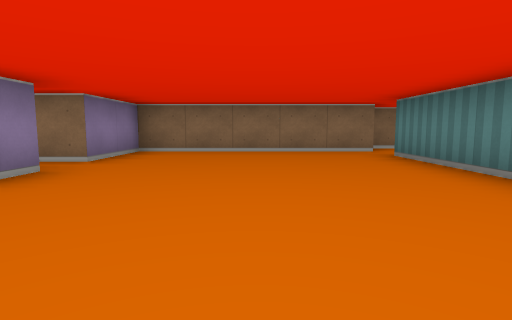
View 1 (above)

16 first-person views from a walk through a cub3D level. The camera is about half as high as the walls, tilts 6° down and sees 80° across. The floor is counted in squares. Each view is taken from the middle of a square. On the plan, view 1 faces up. The plan holds only what a view shows up to about 9 squares ahead; the rest is blank.

View 2
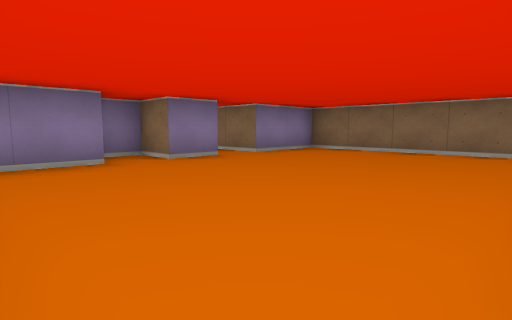

View 3
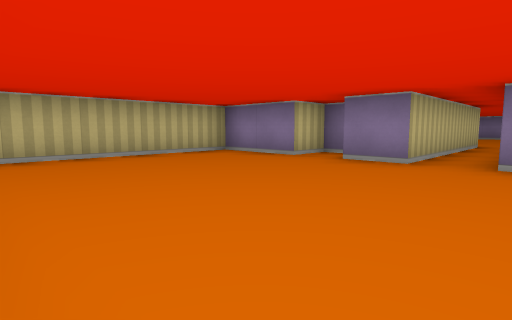

View 4
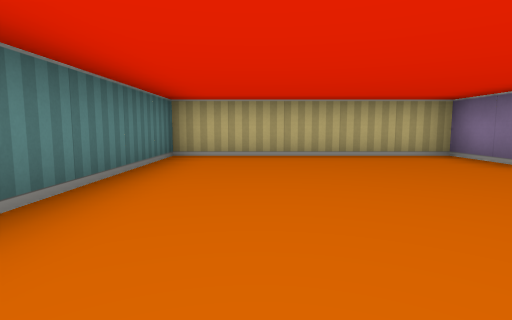

View 5
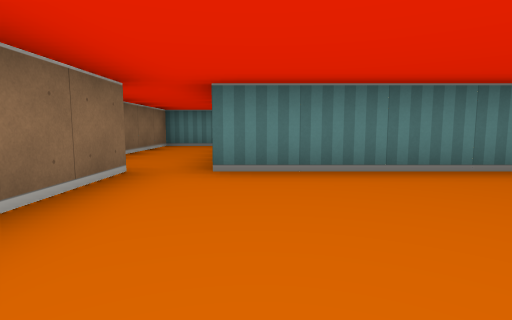

View 6
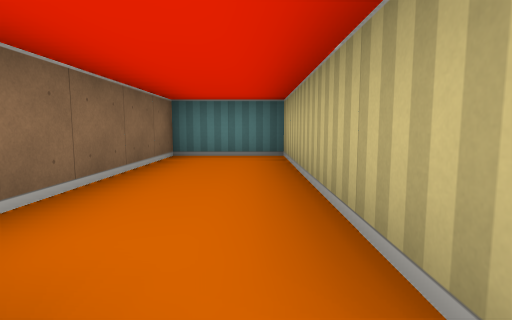

View 7
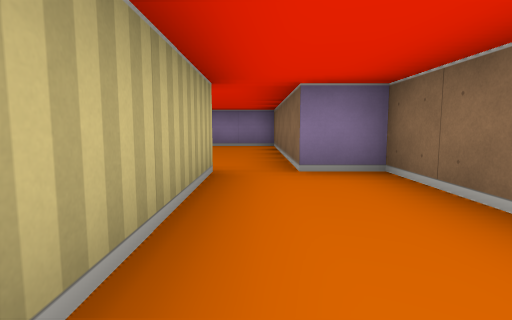

View 8
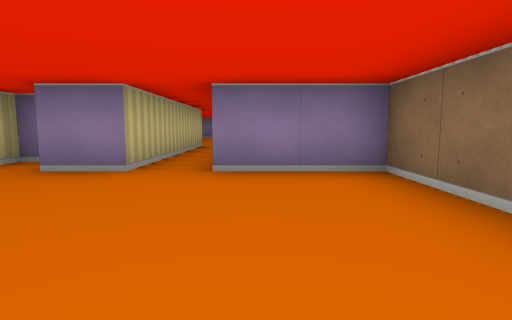

View 9
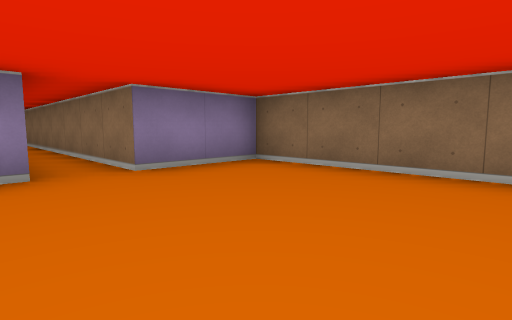

View 10
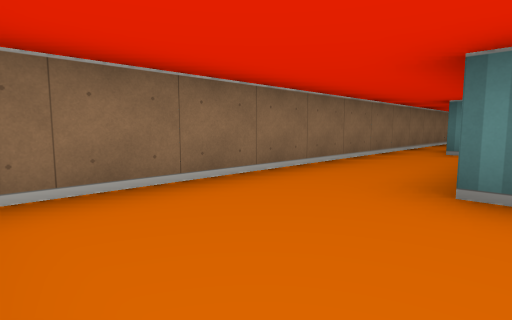

View 11
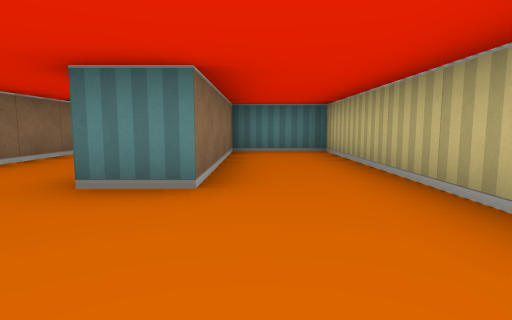

View 12
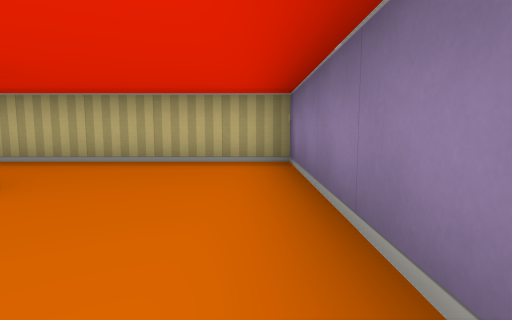

View 13
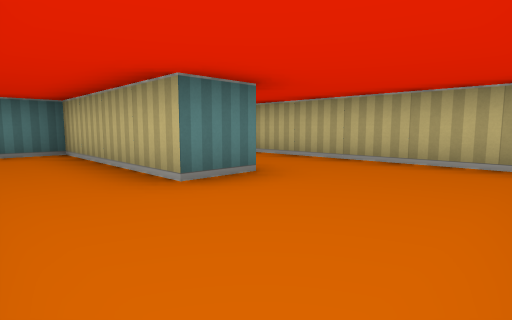

View 14
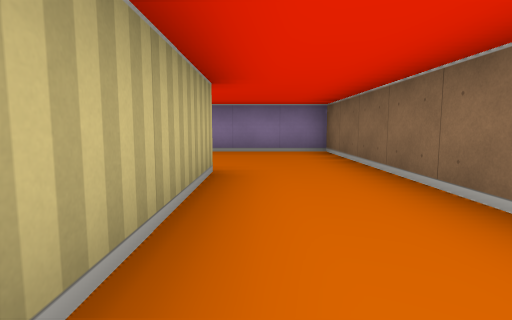

View 15
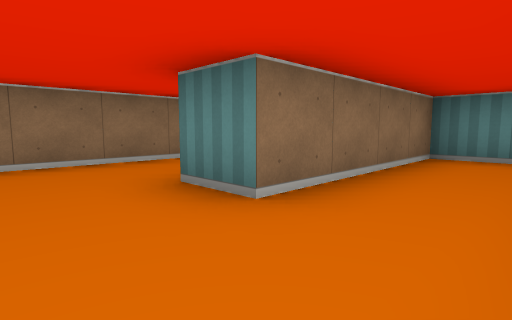

View 16
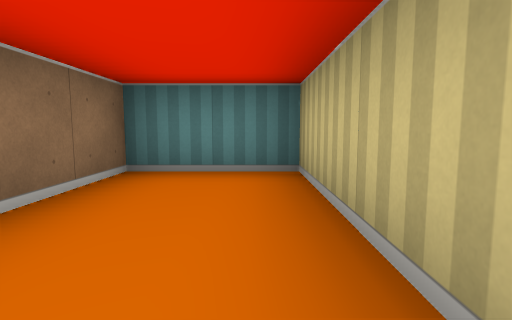

### Floor plan
Points are (right, up) in squares from view 1. A wall is a line through its corners. A room is listed if a view was taken in it or the views show most of it. See-through windows are left out.
Room 1 (views 1, 2, 3, 4, 5, 6, 8, 9)
walls: (-2.5, 3.5) (-2.5, 2.5) (-3.5, 2.5) (-3.5, 1.5) (-2.5, 1.5) (-2.5, -0.5) (2.5, -0.5) (2.5, 5.5); (2.5, 6.5) (-2.5, 6.5) (-2.5, 4.5)
ways out: opening at (3, 6) to room 2; opening at (-2, 4) to room 3
Room 2 (view 7)
walls: (2.5, 5.5) (7.5, 5.5) (7.5, 7.5) (2.5, 7.5) (2.5, 6.5)
ways out: opening at (3, 6) to room 1
Room 3 (views 10, 11, 12, 13, 14, 15, 16)
walls: (-2.5, 4.5) (-14.5, 4.5) (-14.5, -0.5) (-7.5, -0.5) (-7.5, 1.5) (-11.5, 1.5) (-11.5, 2.5) (-7.5, 2.5) (-7.5, 3.5) (-2.5, 3.5)
ways out: opening at (-2, 4) to room 1

Positions as (right, up) in squares from view 1, and headings:
1: (0, 0), facing up
2: (2, 0), facing up-left
3: (2, 5), facing down-left
4: (1, 5), facing down
5: (-1, 5), facing right
6: (2, 6), facing right
7: (6, 6), facing left
8: (1, 5), facing left
9: (1, 3), facing up-left
10: (-14, 2), facing up-right
11: (-14, 1), facing right
12: (-14, 4), facing down
13: (-14, 4), facing down-right
14: (-8, 3), facing left
15: (-13, 0), facing up-right
16: (-11, 0), facing right
